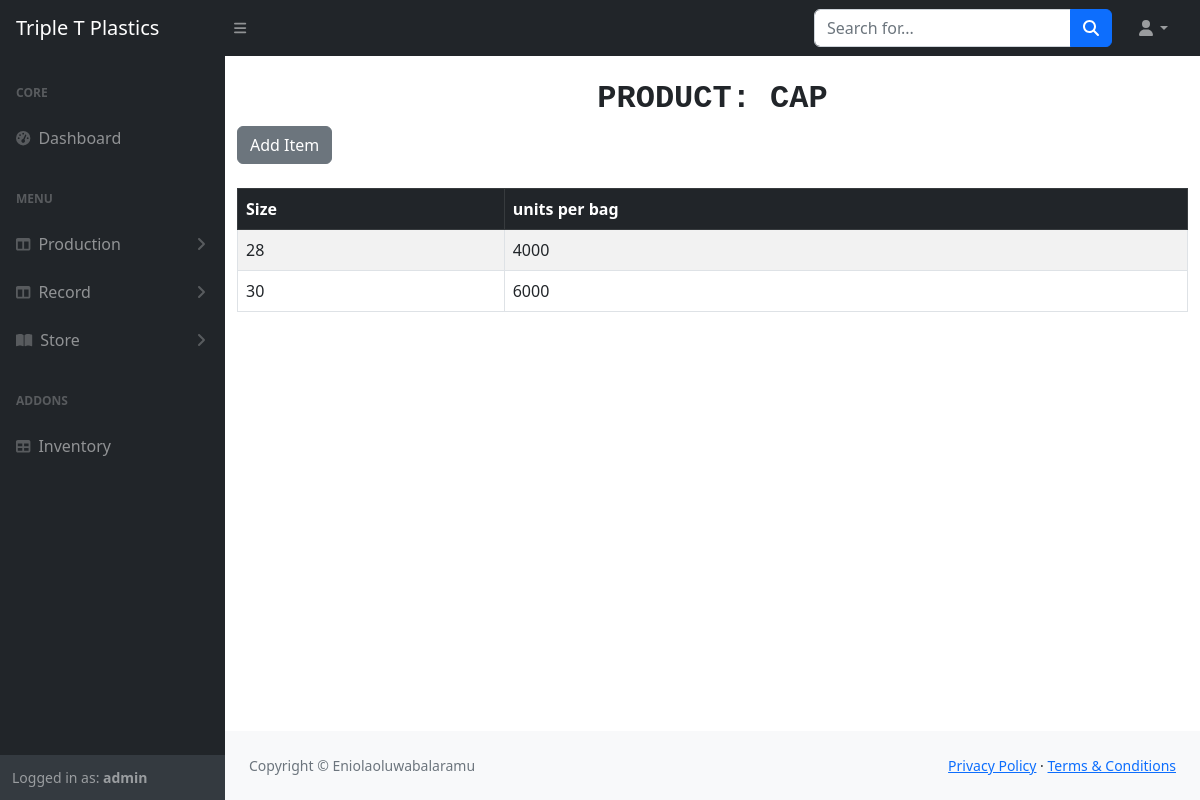
The page /cap/ (signed in) on the database its author committed.
### store/models.py (models this page shows, shortened)
class Cap(models.Model):
    name = models.CharField(max_length = 20, default = 'Cap')
    size = models.IntegerField()
    quantity_per_bag = models.IntegerField()

### store/views.py (the view)
# urls.py: path('cap/', views.cap, name="cap"),
@login_required
def cap(request):
    cap = Cap.objects.all()
    return render(request, ('products/cap/index.html'), {'caps':cap})

### store/templates/products/cap/index.html
{% extends "base/root.html" %}
{% block body %}
  <div class="container">
    <h2 class="text-center fw-bolder font-monospace"> PRODUCT: CAP</h2>
    <a href="{% url 'create_cap' %}" class="btn btn-secondary">Add Item</a></td>
    <table class="table table-striped table-hover table-bordered mt-4">
        <thead class="table-dark">
        <tr>
            <th scope="col">Size</th>
            <th scope="col">units per bag</th>
        </tr>
        </thead>
        <tbody>
            {% for cap in caps %}
                <tr>
                            <td>{{cap.size}}</td>
                                    <td>{{cap.quantity_per_bag}}</td>
                </tr>
            {% endfor %}
        </tbody>
    </table>
  </div>
{% endblock %}

### store/templates/base/root.html (shortened to what this page needs)
{% load static %}
<!DOCTYPE html>
<html lang="en">
    <head>
        <link href="https://cdn.jsdelivr.net/npm/simple-datatables@7.1.2/dist/style.min.css" rel="stylesheet" />
        <link href="{% static './css/styles.css' %}" rel="stylesheet" />
    </head>
    <body class="sb-nav-fixed">
        <nav class="sb-topnav navbar navbar-expand navbar-dark bg-dark">
            <a class="navbar-brand ps-3" href="#">Triple T Plastics</a>
            <button class="btn btn-link btn-sm order-1 order-lg-0 me-4 me-lg-0" id="sidebarToggle" href="#!"><i class="fas fa-bars"></i></button>
            <form class="d-none d-md-inline-block form-inline ms-auto me-0 me-md-3 my-2 my-md-0">
                <div class="input-group">
                    <input class="form-control" type="text" placeholder="Search for..." aria-label="Search for..." aria-describedby="btnNavbarSearch" />
                    <button class="btn btn-primary" id="btnNavbarSearch" type="button"><i class="fas fa-search"></i></button>
                </div>
            </form>
            <ul class="navbar-nav ms-auto ms-md-0 me-3 me-lg-4">
                <li class="nav-item dropdown">
                    <a class="nav-link dropdown-toggle" id="navbarDropdown" href="#" role="button" data-bs-toggle="dropdown" aria-expanded="false"><i class="fas fa-user fa-fw"></i></a>
                </li>
            </ul>
        </nav>
        <div id="layoutSidenav">
            <div id="layoutSidenav_nav">
                <nav class="sb-sidenav accordion sb-sidenav-dark" id="sidenavAccordion">
                    <div class="sb-sidenav-menu">
                        <div class="nav">
                            <div class="sb-sidenav-menu-heading">Core</div>
                            <a class="nav-link" href="{% url 'home' %}">
                                <div class="sb-nav-link-icon"><i class="fas fa-tachometer-alt"></i></div>
                                Dashboard
                            </a>
                            <div class="sb-sidenav-menu-heading">Menu</div>
                            <a class="nav-link collapsed" href="#" data-bs-toggle="collapse" data-bs-target="#collapseProduction" aria-expanded="false" aria-controls="collapseProduction">
                                <div class="sb-nav-link-icon"><i class="fas fa-columns"></i></div>
                                Production
                                <div class="sb-sidenav-collapse-arrow"><i class="fas fa-angle-down"></i></div>
                            </a>
                            <a class="nav-link collapsed" href="#" data-bs-toggle="collapse" data-bs-target="#collapseLayouts" aria-expanded="false" aria-controls="collapseLayouts">
                                <div class="sb-nav-link-icon"><i class="fas fa-columns"></i></div>
                                Record
                                <div class="sb-sidenav-collapse-arrow"><i class="fas fa-angle-down"></i></div>
                            </a>
                            <a class="nav-link collapsed" href="#" data-bs-toggle="collapse" data-bs-target="#collapsePages" aria-expanded="false" aria-controls="collapsePages">
                                <div class="sb-nav-link-icon"><i class="fas fa-book-open"></i></div>
                                Store
                                <div class="sb-sidenav-collapse-arrow"><i class="fas fa-angle-down"></i></div>
                            </a>
                            <div class="sb-sidenav-menu-heading">Addons</div>
                            <a class="nav-link" href="#">
                                <div class="sb-nav-link-icon"><i class="fas fa-table"></i></div>
                                Inventory
                            </a>
                        </div>
                    </div>
                    <div class="sb-sidenav-footer">
                        <div class="small">Logged in as: <strong>{{user.get_username}}</strong></div>
                    </div>
                </nav>
            </div>
            <div id="layoutSidenav_content">
                <main>
                    <div class="views mt-4">
                        {% block body %}
                        {% endblock%}
                    </div>
                </main>
                <footer class="py-4 bg-light mt-auto">
                    <div class="container-fluid px-4">
                        <div class="d-flex align-items-center justify-content-between small">
                            <div class="text-muted">Copyright &copy; Eniolaoluwabalaramu</div>
                            <div>
                                <a href="#">Privacy Policy</a>
                                &middot;
                                <a href="#">Terms &amp; Conditions</a>
                            </div>
                        </div>
                    </div>
                </footer>
            </div>
        </div>
    </body>
</html>

### rows shown on the page
Cap: size "28", quantity_per_bag "4000"
Cap: size "30", quantity_per_bag "6000"

### other values the page prints
{{ user.get_username }} "admin"
